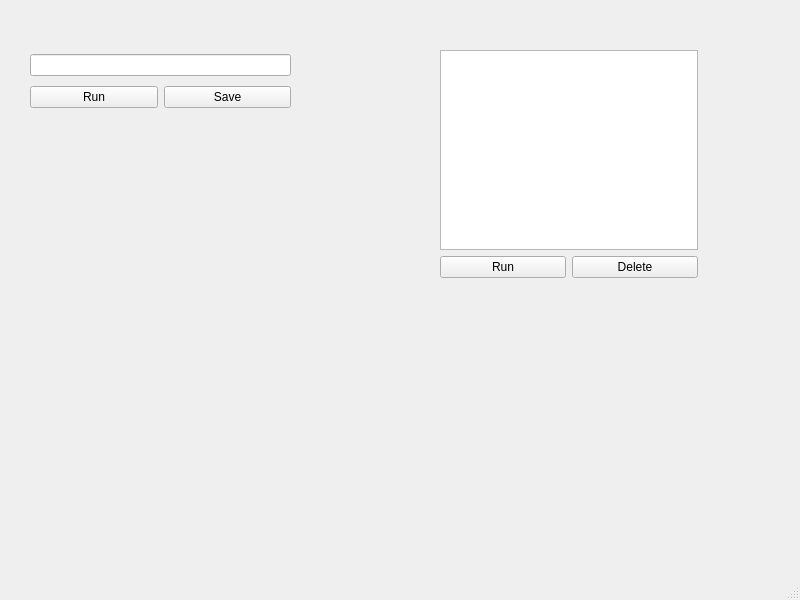
<?xml version="1.0" encoding="UTF-8"?>
<ui version="4.0">
 <class>MainWindow</class>
 <widget class="QMainWindow" name="MainWindow">
  <property name="geometry">
   <rect>
    <x>0</x>
    <y>0</y>
    <width>800</width>
    <height>600</height>
   </rect>
  </property>
  <property name="windowTitle">
   <string>MainWindow</string>
  </property>
  <widget class="QWidget" name="centralwidget">
   <widget class="QWidget" name="">
    <property name="geometry">
     <rect>
      <x>30</x>
      <y>50</y>
      <width>261</width>
      <height>62</height>
     </rect>
    </property>
    <layout class="QVBoxLayout" name="verticalLayout">
     <item>
      <widget class="QLineEdit" name="lineEdit"/>
     </item>
     <item>
      <layout class="QHBoxLayout" name="horizontalLayout">
       <item>
        <widget class="QPushButton" name="Run">
         <property name="text">
          <string>Run</string>
         </property>
        </widget>
       </item>
       <item>
        <widget class="QPushButton" name="Save">
         <property name="text">
          <string>Save</string>
         </property>
        </widget>
       </item>
      </layout>
     </item>
    </layout>
   </widget>
   <widget class="QWidget" name="">
    <property name="geometry">
     <rect>
      <x>440</x>
      <y>50</y>
      <width>258</width>
      <height>228</height>
     </rect>
    </property>
    <layout class="QVBoxLayout" name="verticalLayout_2">
     <item>
      <widget class="QListView" name="CommandList"/>
     </item>
     <item>
      <layout class="QHBoxLayout" name="horizontalLayout_2">
       <item>
        <widget class="QPushButton" name="RunFromList">
         <property name="text">
          <string>Run</string>
         </property>
        </widget>
       </item>
       <item>
        <widget class="QPushButton" name="DeleteFromList">
         <property name="text">
          <string>Delete</string>
         </property>
        </widget>
       </item>
      </layout>
     </item>
    </layout>
   </widget>
  </widget>
  <widget class="QMenuBar" name="menubar">
   <property name="geometry">
    <rect>
     <x>0</x>
     <y>0</y>
     <width>800</width>
     <height>23</height>
    </rect>
   </property>
  </widget>
  <widget class="QStatusBar" name="statusbar"/>
 </widget>
 <resources/>
 <connections/>
</ui>
